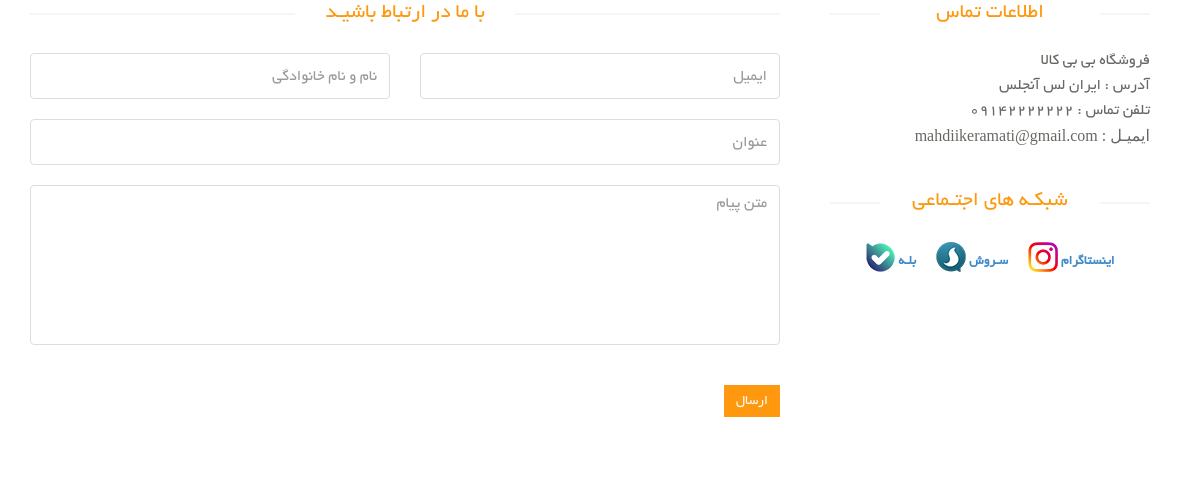
The page /contact-us/ on the database as committed earlier.
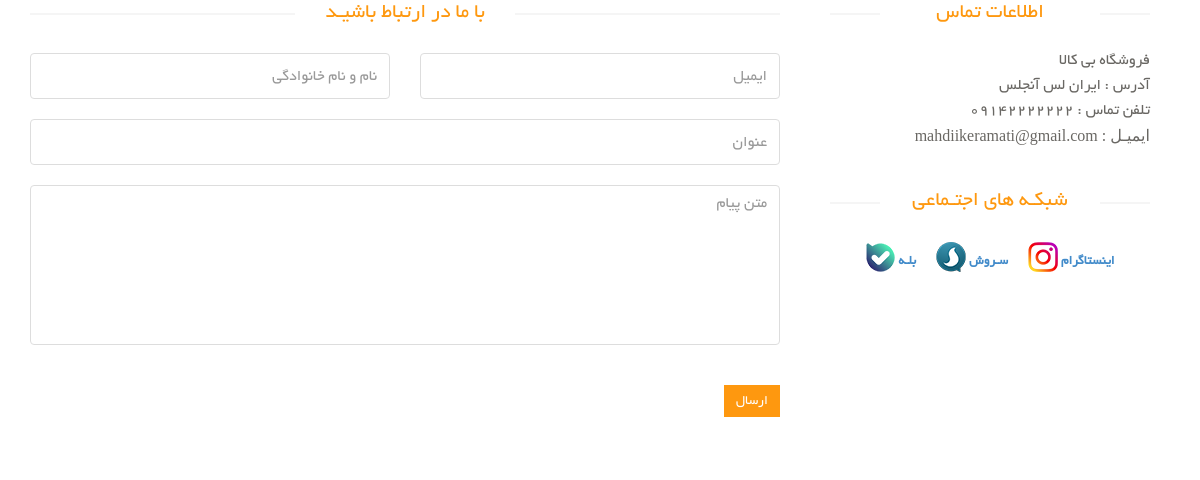
The same page on the database as committed later.
### site_module/models.py (models this page shows, shortened)
class SiteSetting(models.Model):
    site_name = models.CharField(max_length=200, verbose_name='نام سایت')
    site_url = models.CharField(max_length=200, verbose_name='دامنه سایت')
    address = models.CharField(max_length=200, null=True, blank=True, verbose_name='آدرس')
    phone = models.CharField(max_length=200, null=True, blank=True, verbose_name='تلفن')
    fax = models.CharField(max_length=200, null=True, blank=True, verbose_name='فکس')
    email = models.CharField(max_length=200, verbose_name='ایمیل')
    copy_right = models.TextField(verbose_name='متن کپی رایت')
    about_us_text = models.TextField(verbose_name='متن درباره ما')
    site_logo = models.ImageField(upload_to='images/site-settings', verbose_name='لوگو سایت')
    is_main_setting = models.BooleanField(verbose_name='تنظیمات اصلی')
    class Meta:
        verbose_name = 'تنظیمات سایت'
        verbose_name_plural = 'تنظیمات'

### contact_module/views.py (the view)
# urls.py: path('', views.ContactUsView.as_view(), name="contact_page"),
class ContactUsView(CreateView):
    template_name = 'contact_module/contact_page.html'
    form_class = ContactUsModelForm
    success_url = reverse_lazy('contact:contact_page')
    def get_context_data(self, *args, **kwargs):
        context = super().get_context_data(**kwargs)
        setting: SiteSetting = SiteSetting.objects.filter(is_main_setting=True).first()
        context['site_setting'] = setting
        return context

### contact_module/templates/contact_module/contact_page.html (shortened to what this page needs)
{% extends 'shared/_layout.html' %}
{% load static %}
{% block content %}
    <div id="contact-page" class="container">
        <div class="bg">
            <div class="row">
                <div class="col-sm-8">
                    <div class="contact-form">
                        <h2 class="title text-center">با ما در ارتباط باشیـد</h2>
                        <form id="main-contact-form" class="contact-form row" action="{% url 'contact:contact_page' %}"
                              method="post">
                            <div class="form-group col-md-6">
                                {{ form.full_name }}
                            </div>
                            <div class="form-group col-md-6">
                                {{ form.email }}
                            </div>
                            <div class="form-group col-md-12 ">
                                {{ form.title }}
                            </div>
                            <div class="form-group col-md-12">
                                {{ form.message }}
                            </div>
                            <div class="form-group col-md-12">
                                <button type="submit" class="btn btn-primary pull-right">ارسال</button>
                            </div>
                        </form>
                    </div>
                </div>
                <div class="col-sm-4">
                    <div class="contact-info">
                        <h2 class="title text-center">اطلاعات تماس</h2>
                        <address>
                            <p>{{ site_setting.site_name }}</p>
                            {% if site_setting.address %}
                                <p>آدرس : {{ site_setting.address }}</p>
                            {% endif %}
                            {% if site_setting.phone %}
                                <p>تلفن تماس : {{ site_setting.phone }}</p>
                            {% endif %}
                            <p style="font-family: tahoma;">ایمیـل : {{ site_setting.email }}</p>
                        </address>
                        <div class="social-networks">
                            <h2 class="title text-center">شبکـه های اجتـماعی</h2>
                            <span class="socials-share share">
									<ul>
										<a href="#">
											<li>
												<label>بلـه</label>
												<img src="{% static  "images/product-details/Bale.png" %}"/>
											</li>
										</a>
										<a href="#">
											<li>
												<label>سـروش</label>
												<img src="{% static  "images/product-details/Soroush.png" %}"/>
											</li>
										</a>
										<a href="#">
											<li>
												<label>اینستاگرام</label>
												<img src="{% static  "images/product-details/Instagram.png" %}"/>
											</li>
										</a>
									</ul>
								</span>
                        </div>
                    </div>
                </div>
            </div>
        </div>
    </div>
{% endblock %}

Rows that differ between the two databases and show on the page:
changed SiteSetting "ایران لس آنجلس": site_name "فروشگاه بی بی کالا" → "فروشگاه بی کالا"
